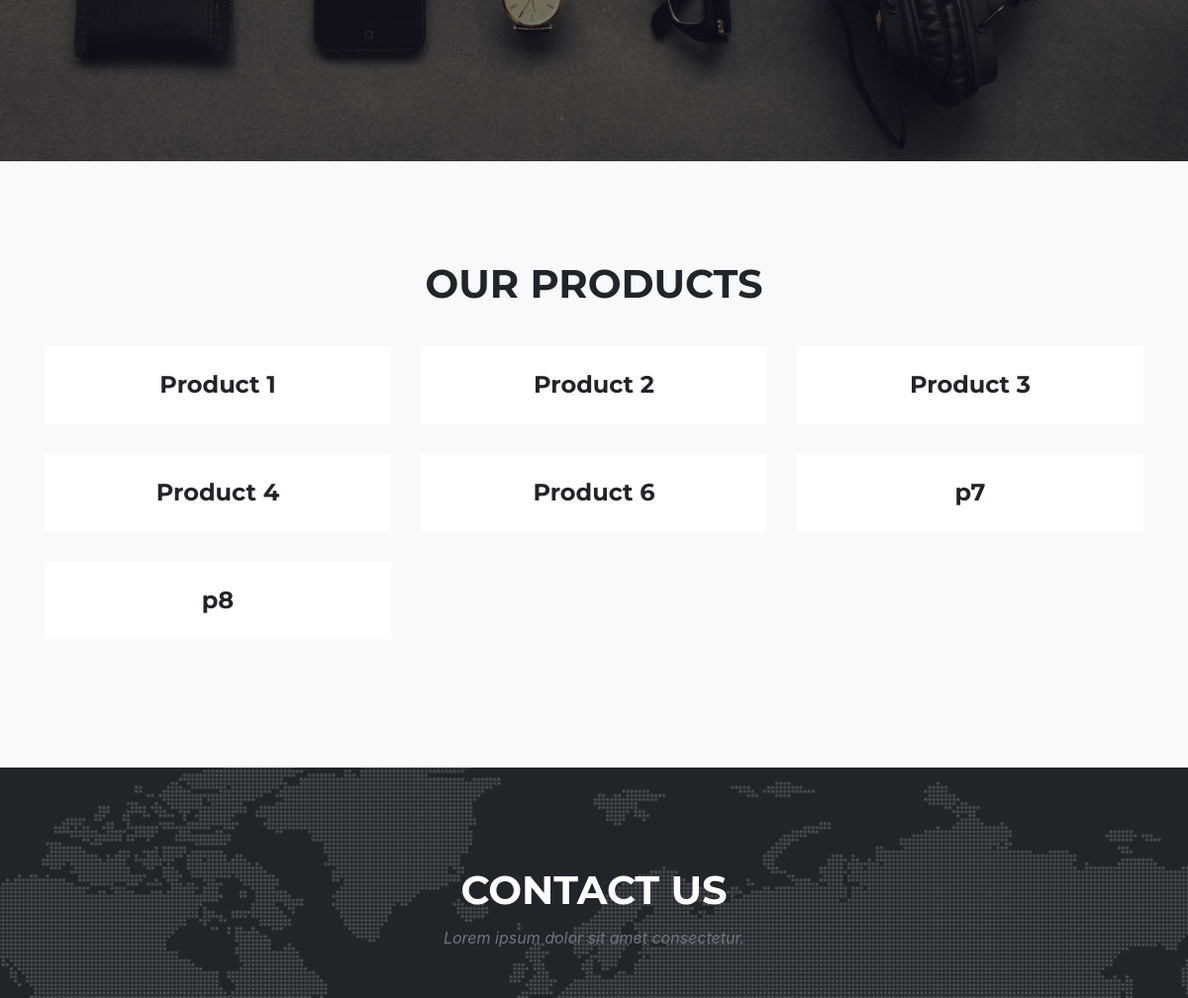
Before: / (middle part) with the older database file.
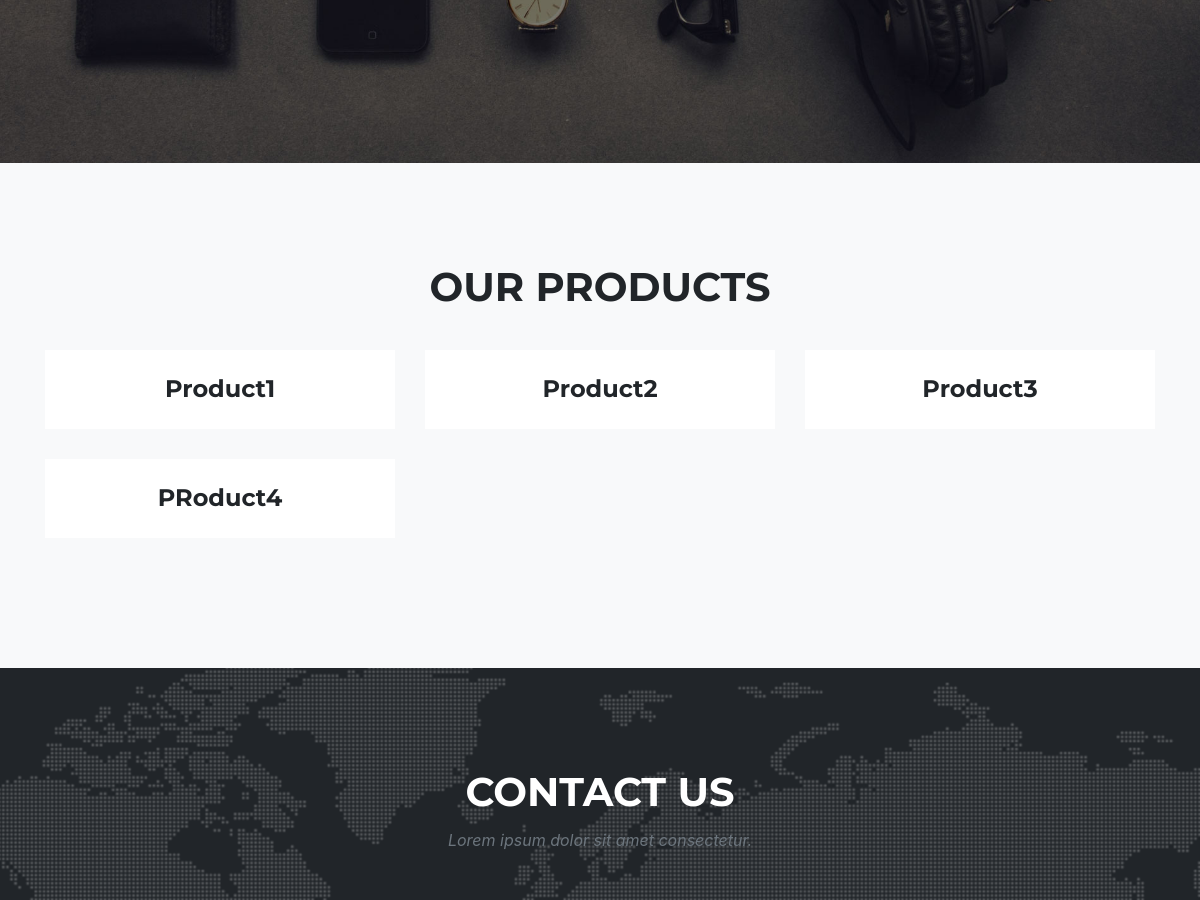
After: the same page with the newer database file.
### MarketPlaceApp/models.py (models this page shows)
class Product(models.Model):
   pName= models.CharField(max_length=45)
   description = models.TextField()
   img_url = models.ImageField(upload_to ='media/')

### MarketPlaceApp/views.py (the view)
# urls.py: url(r'^$', views.index),
def index(request):
    context= {
        "all_products": Product.objects.all(),
    }
    return render(request, "MarketPlaceApp/index.html", context )

### MarketPlaceApp/templates/MarketPlaceApp/index.html (shortened to what this page needs)
<!DOCTYPE html>
<html lang="en">
<head>
{% load static%}
  <link href=" {% static 'vendor/bootstrap/css/bootstrap.min.css' %}" rel="stylesheet">
  <link href=" {% static 'vendor/fontawesome-free/css/all.min.css' %}" rel="stylesheet" type="text/css">
  <link href=" {% static 'css/agency.min.css' %}" rel="stylesheet">
</head>
<body id="page-top">
  <header class="masthead">
    <div class="container">
      <div class="intro-text">
      </div>
    </div>
  </header>
  <section class="bg-light page-section" id="portfolio">
    <div class="container">
      <div class="row">
        <div class="col-lg-12 text-center">
          <h2 id= "products" class="section-heading text-uppercase"> Our Products</h2><br>
        </div>
      </div>
      <div class="row">
        {% for product in all_products %}
        <div class="col-md-4 col-sm-6 portfolio-item">
          <div class="portfolio-caption">
            <h4>{{product.pName}}</h4>
          </div>
        </div>
        {% endfor %}
        </div>
      </div>
  </section>
  <section class="page-section" id="contact">
    <div class="container">
      <div class="row">
        <div class="col-lg-12 text-center">
          <h2 class="section-heading text-uppercase">Contact Us</h2>
          <h3 class="section-subheading text-muted">Lorem ipsum dolor sit amet consectetur.</h3>
        </div>
      </div>
    </div>
  </section>
</body>
</html>

Changed rows visible on the page:
removed Product: pName "Product 1"
removed Product: pName "Product 2"
removed Product: pName "Product 3"
removed Product: pName "Product 4"
removed Product: pName "Product 6"
removed Product: pName "p7"
removed Product: pName "p8"
added Product: pName "Product1"
added Product: pName "Product2"
added Product: pName "Product3"
added Product: pName "PRoduct4"
